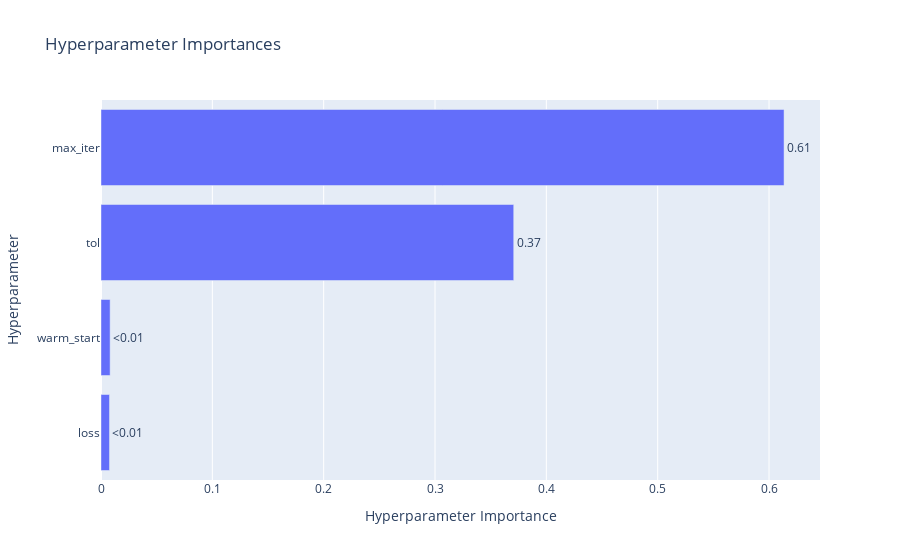

Here is the notebook cell this chart was saved with:
### Code cell
plot_param_importances(study_2)

### Figure 1 — Plotly figure (JSON) as saved in the notebook; plotly's stock layout.template omitted (floating-point values rounded to 4 significant figures)
{"data": [{"cliponaxis": false, "hovertemplate": ["loss (CategoricalDistribution): 0.007612240416031026<extra></extra>", "warm_start (CategoricalDistribution): 0.00819420638792973<extra></extra>", "tol (FloatDistribution): 0.3706984953511559<extra></extra>", "max_iter (IntDistribution): 0.6134950578448835<extra></extra>"], "name": "Objective Value", "orientation": "h", "text": ["<0.01", "<0.01", "0.37", "0.61"], "textposition": "outside", "type": "bar", "x": [0.007612, 0.008194, 0.3707, 0.6135], "y": ["loss", "warm_start", "tol", "max_iter"]}], "layout": {"title": {"text": "Hyperparameter Importances"}, "xaxis": {"title": {"text": "Hyperparameter Importance"}}, "yaxis": {"title": {"text": "Hyperparameter"}}}}
